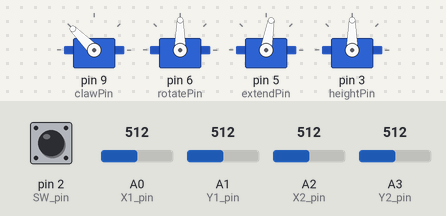
Bench run of a sketch on a simulated Arduino Uno, built with avr-gcc and run on an emulated ATmega328P. On the bench: 4 × servo. Inputs (shaded band) come from the test bench; at power-on: A1 (Y1_pin) = 512, A2 (X2_pin) = 512, A3 (Y2_pin) = 512, pin 2 (SW_pin) HIGH, A0 (X1_pin) = 512.

Above: at 1.2 s.
1.3 s: A1 (Y1_pin) set to 267
2.8 s: A1 (Y1_pin) set to 238
At 3.26 s:
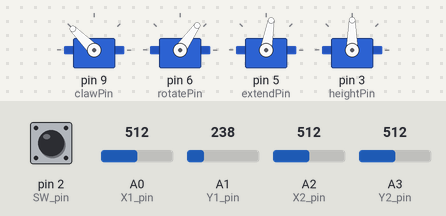
At 5.1 s:
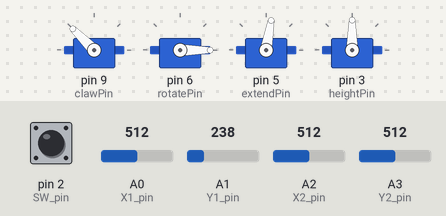
5.4 s: A2 (X2_pin) set to 262
6.9 s: A2 (X2_pin) set to 237
At 8.3 s:
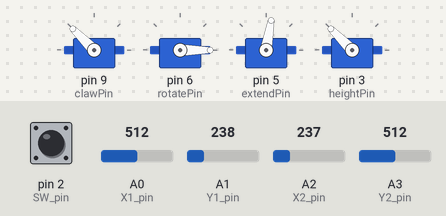
8.9 s: A3 (Y2_pin) set to 261
10.4 s: A3 (Y2_pin) set to 232
At 11.8 s:
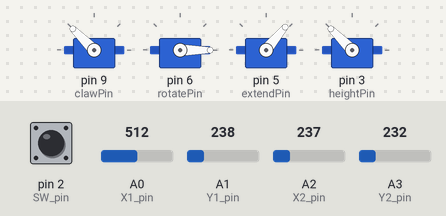
Timing chart, 0 to 13.2 s (numbered marks = the images above; inputs shaded):
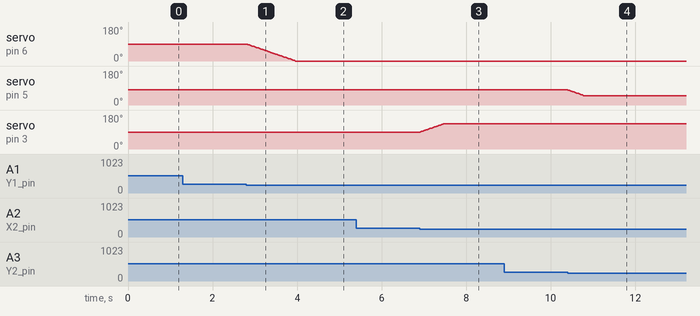

Measured:
- the behaviour switches between 250 and 249 on A1 (Y1_pin) (found by bisection; images 0 and 1)
- the behaviour switches between 250 and 249 on A2 (X2_pin) (found by bisection; images 2 and 3)
- the behaviour switches between 250 and 249 on A3 (Y2_pin) (found by bisection; images 3 and 4)
- after the input at 1.3 s, every drawn part: stays the same
- after the input at 2.8 s, servo on pin 6 (rotatePin): moves from 90° to 0° over 1.2 s, starting at once
- after the input at 5.4 s, every drawn part: stays the same
- after the input at 6.9 s, servo on pin 3 (heightPin): moves from 90° to 135° over 0.57 s, starting at once
- after the input at 8.9 s, every drawn part: stays the same
- after the input at 10.4 s, servo on pin 5 (extendPin): moves from 80° to 50° over 0.37 s, starting at once

The sketch:

robot_arm.ino
```cpp
#include <Servo.h>

// joystick variables
const int SW_pin = 2;
const int X1_pin = 0;
const int Y1_pin = 1;
const int X2_pin = 2;
const int Y2_pin = 3;

// Claw servo variables
Servo claw;
const int clawPin = 9;
const int clawMin = 90;
const int clawMax = 135;
const int clawInt = 135;  // initial claw servo position in degrees
int clawAngle = clawInt;

// Rotate servo varaibles
Servo rotate;
const int rotatePin = 6;
const int rotateMin = 0;
const int rotateMax = 180;
const int rotateInt = 90;  // initial rotate servo position in degrees
int rotateAngle = rotateInt;

// Extend servo varaibles
Servo extend;
const int extendPin = 5;
const int extendMin = 50;
const int extendMax = 160;
const int extendInt = 80;  // initial extend servo position in degrees
int extendAngle = extendInt;

// Angle servo varaibles
Servo height;
const int heightPin = 3;
const int heightMin = 40;
const int heightMax = 135;
const int heightInt = 90;   // initial extend servo position in degrees
int heightAngle = heightInt;

void setup() {
  // setup code, to run once:
  pinMode(SW_pin, INPUT);
  digitalWrite(SW_pin, HIGH);
  Serial.begin(115200);

  claw.attach(clawPin);
  rotate.attach(rotatePin);
  extend.attach(extendPin);
  height.attach(heightPin);
}

void loop() {
  // loop code, to repeat:

  // Claw positioning
  if (analogRead(X1_pin) < 50 ) {
    clawAngle++;
    if (clawAngle > clawMax) clawAngle = clawMax;

  } else if (analogRead(X1_pin) > 900 ) {
    clawAngle--;
    if (clawAngle < clawMin) clawAngle = clawMin;
  }

  // Rotate positioning
  if (analogRead(Y1_pin) < 250 ) {
    rotateAngle--;
    if (rotateAngle < rotateMin) rotateAngle = rotateMin;
  } else if (analogRead(Y1_pin) > 750 ) {
    rotateAngle++;
    if (rotateAngle > rotateMax) rotateAngle = rotateMax;
  }

  // Height positioning
  if (analogRead(X2_pin) < 250 ) {
    heightAngle++;
    if (heightAngle > heightMax) heightAngle = heightMax;

  } else if (analogRead(X2_pin) > 750 ) {
    heightAngle--;
    if (heightAngle < heightMin) heightAngle = heightMin;
  }

  // Extend positioning
  if (analogRead(Y2_pin) < 250 ) {
    extendAngle--;
    if (extendAngle < extendMin) extendAngle = extendMin;
  } else if (analogRead(Y2_pin) > 750 ) {
    extendAngle++;
    if (extendAngle > extendMax) extendAngle = extendMax;
  }

  // Reset Click - return to home position
  if(digitalRead(SW_pin) == LOW) {
    clawAngle = clawInt;
    rotateAngle = rotateInt;
    extendAngle = extendInt;
    heightAngle = heightInt;
  }

  // servo position writes
  claw.write(clawAngle);
  rotate.write(rotateAngle);
  height.write(heightAngle);
  extend.write(extendAngle);
  delay(12); // controls the speed of the arm, higher the number, slower the movement
}
```
